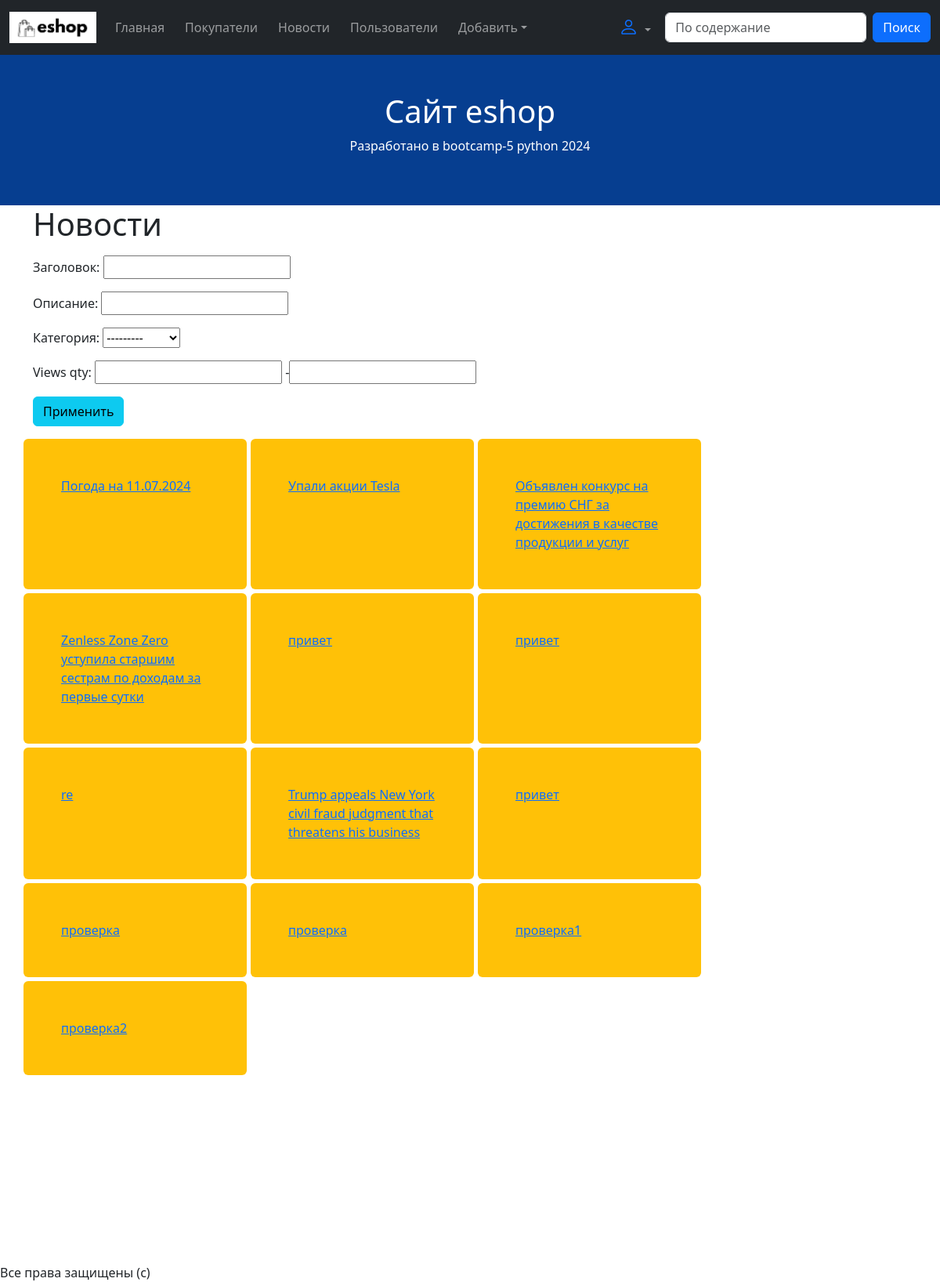
The page /news/ on the database as committed earlier.
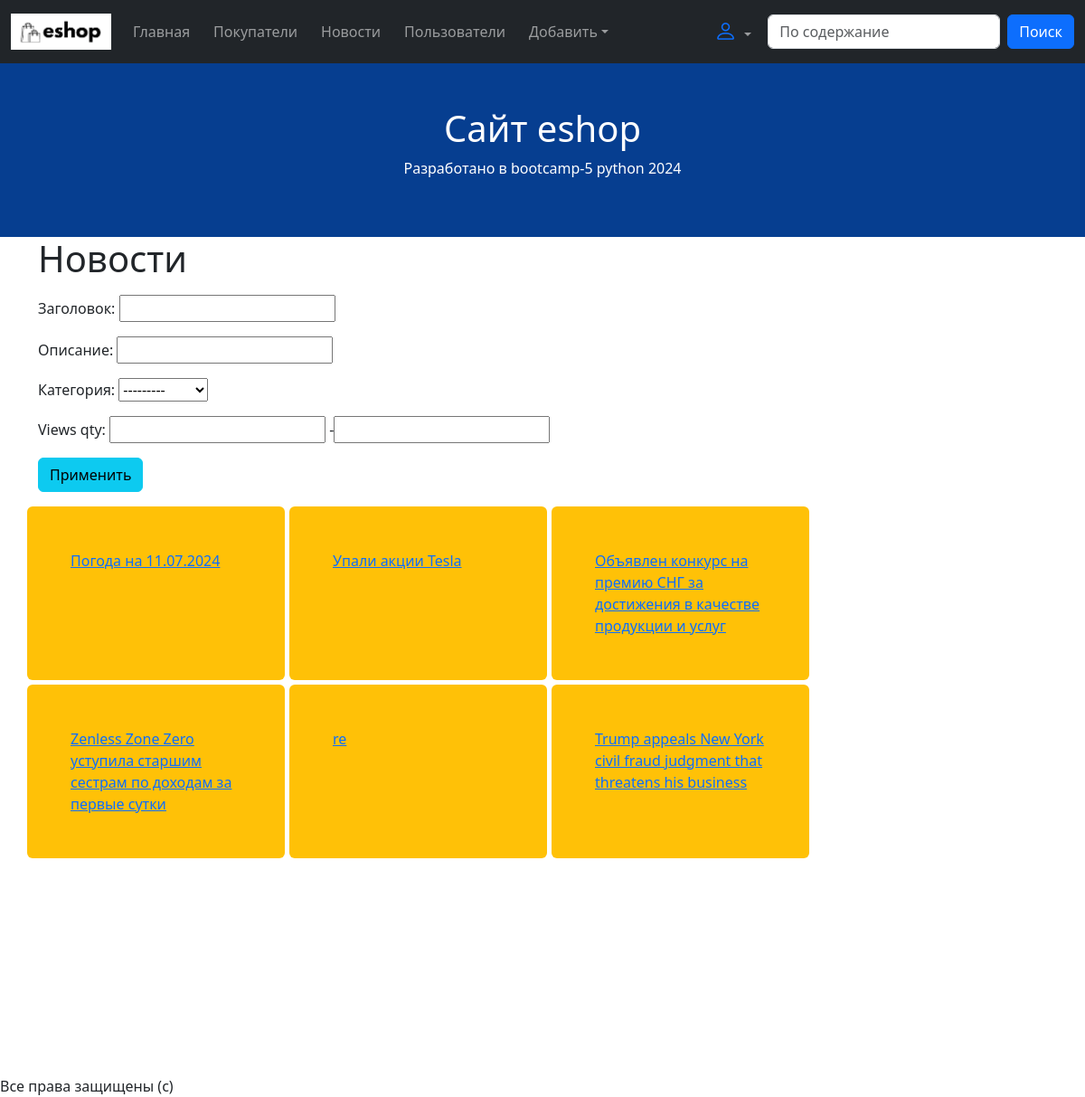
The same page on the database as committed later.
### news/models.py (models this page shows, shortened)
class New(models.Model):
    title = models.CharField(max_length=100)
    article = models.TextField()
    views = models.IntegerField(default=0)
    category = models.ForeignKey(
        to=NewsCategory,
        on_delete=models.CASCADE,
        null=True, blank=True,
        verbose_name="Категория"
    )
    costumer_views = models.ManyToManyField(
        to=Costumer,
    )
    views_qty = models.IntegerField(default=0)

### news/views/news_lst.py (the view)
# urls.py: path('news/', NewsList.as_view(), name='news-list'),
class NewsList(View):
    def get(self, request):
        news_queryset = New.objects.all()
        filter_object = NewsFilter(
            data=request.GET,
            queryset=news_queryset
        )
        context = {"filter_object": filter_object}
        return render(request, 'news_list.html', context)

### news/models.py (called while the page is built)
    def __str__(self):
        return self.name

### news/templates/news_list.html
{% extends 'base.html' %}
{% load django_bootstrap5 %}
{% block content %}
<h1>Новости</h1>
<p>
    <form method="get">
        {{ filter_object.form.as_p }}
        <button class="btn btn-info">Применить</button>
    </form>
</p>
<div class="row news-list">
    {% for new in filter_object.qs %}
        <div class="p-5 bg-warning rounded col-lg-3 col-md-5 col-sm-12">
            <a href="/news-detail/{{ new.id }}/">{{ new.title }}</a>
        </div>
    {% endfor %}
</div>
{% endblock %}

Rows that differ between the two databases and show on the page:
removed New: title "привет"
removed New: title "привет"
removed New: title "привет"
removed New: title "проверка"
removed New: title "проверка"
removed New: title "проверка1"
removed New: title "проверка2"
